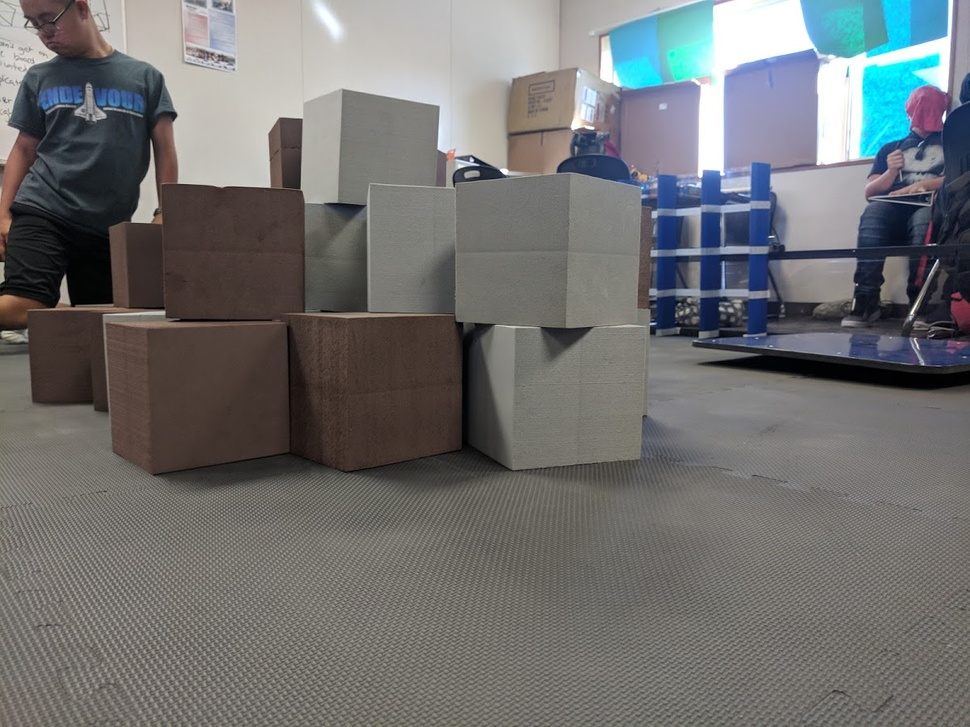
#> input picture images/IMG_20171024_151315.jpg, 970 x 727 px, shrunk from 1200 x 900 before the run, given in place of Box.mov, which was not available
$ python FineDetector.py   (older library calls are emulated)
#> lines starting #> are read from the running program, lines starting #| are printed output that depends on the picture; after the words box and inside, x2 and y2 are one past the last pixel; in counts of white or black regions, pixels touching at a corner belong together; pictures that were not available may be replaced by others from this repository, and a replacement may not be noted
#> further down, frame is the input picture: shape (727, 970, 3); mean B, G, R 112.5, 112.7, 112.1
import cv2
import numpy
import random
def random_color():
    rgbl=[255,0,0]
    random.shuffle(rgbl)
    return tuple(rgbl)
def proccessFrame(raw):
    height, width = raw.shape[:2]
#> height = 727; width = 970
    # Convert to HSV for color filtering
    hsv = cv2.cvtColor(raw, cv2.COLOR_BGR2HSV)
#> hsv: shape (727, 970, 3); mean H, S, V 43.1, 38.3, 120.5

    # Prepare a kernal ERODE/DIALTE
    kernel = numpy.ones((4, 4), numpy.uint8)

    # Erode, Dilate, and blur to clean the image up
    hsv = cv2.erode(hsv, kernel)
#> hsv: shape (727, 970, 3); mean H, S, V 37.4, 31.6, 107.9
    hsv = cv2.dilate(hsv, kernel)
#> hsv: shape (727, 970, 3); mean H, S, V 41.8, 35.9, 114.2
    hsv = cv2.blur(hsv, (6, 6))
#> hsv: shape (727, 970, 3); mean H, S, V 41.8, 36, 114.3

    # Set the HSV color rang to 100 out
    lower = numpy.array([167, 70, 100])  # Darker Blue Range
    upper = numpy.array([180, 255, 255])  # Lighter Blue Range

    # mask out all colors that fall outside the range above
    mask = cv2.inRange(hsv, lower, upper)
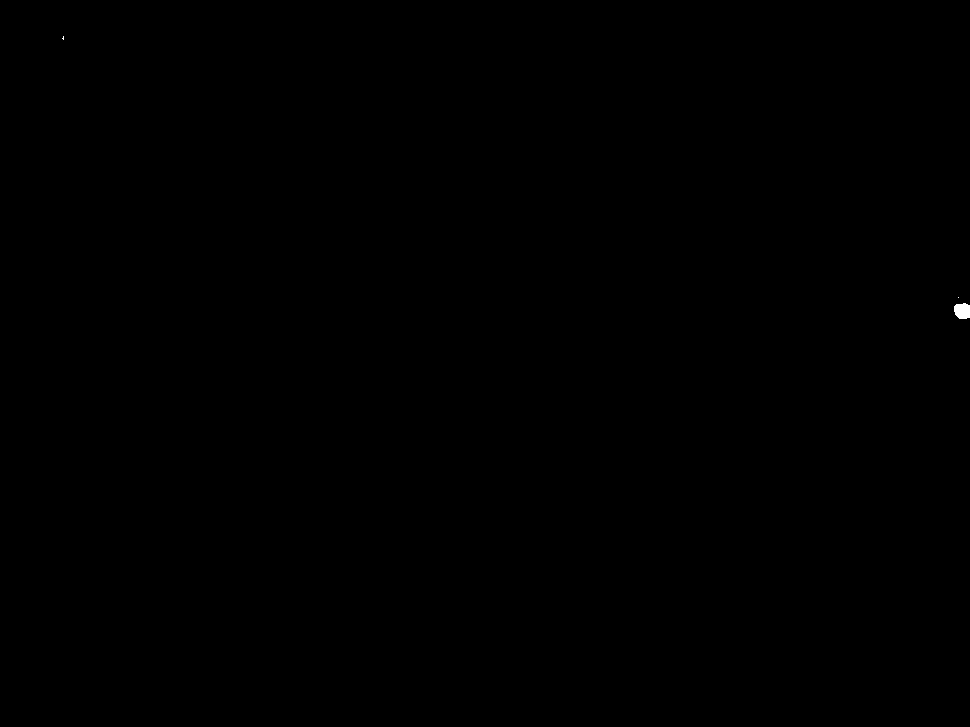
#> mask: shape (727, 970); 0.03% white; 3 white regions (2 under 20 px), largest, box (x1, y1, x2, y2) and area: (954, 303, 970, 319) 218

    # this is to join together the smaller blue segemnts of the
    # crypto box that are split up by the white tape.
    # In this case we are allowing the joing along the Y axis to be high.s

    structure = cv2.getStructuringElement(cv2.MORPH_RECT, (30, 200))
    mask = cv2.morphologyEx(mask, cv2.MORPH_CLOSE, structure)
#> mask: shape (727, 970); 0.05% white; 2 white regions

    im2, contours, hierarchy = cv2.findContours(mask, cv2.RETR_EXTERNAL, cv2.CHAIN_APPROX_SIMPLE)
#> contours = 2 contours; box (x1, y1, x2, y2) and area: (955, 298, 970, 320) 250, (63, 0, 65, 41) 40

    boxes = []  # We use this to store our boxes

    # Filter and generate bounding boxes that will later become our pillars.
    for c in contours:
        cnt = c

        if cv2.contourArea(cnt) > 1000:  # Filter by area
            rect = cv2.minAreaRect(cnt)
            ((x, y), (w, h), angle) = rect

            ratio = max(numpy.abs(h / w), numpy.abs(w / h))

            box = cv2.boxPoints(rect)  # cv2.boxPoints(rect) for OpenCV 3.x
            box = numpy.int0(box)
            cv2.putText(raw, "Height: " + str(round(h, 3)), (int(x) - 10, int(y) - 15), 0, 0.4, (0, 255, 255), 1)
            cv2.putText(raw, "Width: " + str(round(w, 3)), (int(x) - 10, int(y) - 30), 0, 0.4, (0, 255, 255), 1)
            cv2.putText(raw, "Ratio: " + str(round(ratio, 3)), (int(x) - 10, int(y) + 20), 0, 0.4, (0, 255, 255), 1)
            cv2.putText(raw, "Angel: " + str(round(angle, 3)), (int(x) - 10, int(y) + 35), 0, 0.4, (0, 255, 255), 1)
            cv2.putText(raw, "Area: " + str(round(cv2.contourArea(cnt), 3)), (int(x) - 10, int(y) + 50), 0, 0.4,
                        (0, 255, 255), 1)

            if ratio > 4:  # Check to see if the box is tall
                boxes.append((x, y, w, h))  # If all true add the box to array
                cv2.putText(raw, "Accepted!", (int(x) - 10, int(y) + -50), 0, 0.5, (0, 255, 0), 1)
                cv2.circle(raw, (int(x), int(y)), 5, (0, 255, 0), 3)
                cv2.drawContours(raw, [box], 0, (0, 255, 0), 2)
            else:
                cv2.putText(raw, "Rejected!", (int(x) - 10, int(y) + -50), 0, 0.5, (0, 0, 255), 1)
                cv2.circle(raw, (int(x), int(y)), 5, (0, 0, 255), 3)
                cv2.drawContours(raw, [box], 0, (0, 0, 255), 2)
#> this loop made 2 passes
#> cnt on pass 2: [[63, 0], [63, 39], [64, 40], [64, 0]]
#> after the loop, boxes = []

    # Sort the boxes by X-Axis coord. This allows us to address each pillar by an index.
    def getKey(item):
        return item[0]

    boxes = sorted(boxes, key=getKey)

    return raw


cap = cv2.VideoCapture('images/Box.mov')

while (True):
    # Capture frame-by-frame
    ret, frame = cap.read()

    output = proccessFrame(frame)
    # Display the resulting frame
    cv2.imshow('frame', output)
    if cv2.waitKey(1) & 0xFF == ord('q'):
#> (key q is pressed here)
        break

cap.release()
cv2.destroyAllWindows()

$ run again, on images/IMG_20171024_151319.jpg
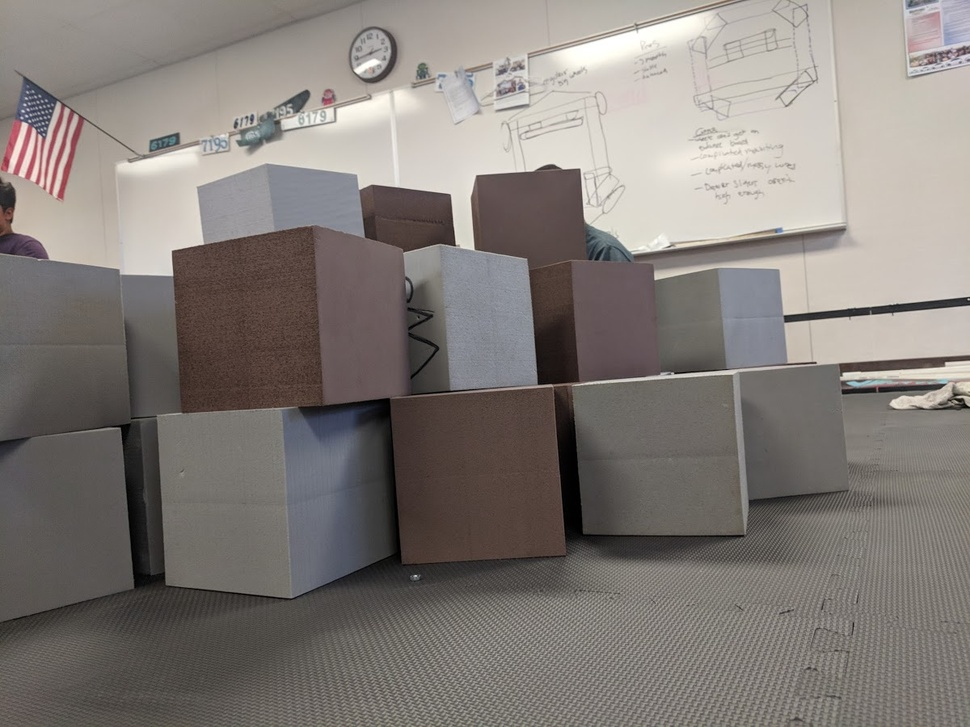
#> input picture images/IMG_20171024_151319.jpg, 970 x 727 px, shrunk from 1200 x 900 before the run, given in place of Box.mov, which was not available
#> frame is the input picture: shape (727, 970, 3); mean B, G, R 120.6, 124.9, 131.1
#> contours = 6 contours, 4 with area under 20; largest, box (x1, y1, x2, y2) and area: (0, 124, 34, 177) 1244, (327, 0, 333, 105) 314
#> the loop in proccessFrame, `for c in contours:` made 6 passes
#> (x, y, w, h, angle, ratio, box) on pass 4: (16.5, 150, 52, 33, -90, 1.58, [[33, 176], [0, 176], [0, 124], [33, 124]])
#> after the loop in proccessFrame, `for c in contours:`:
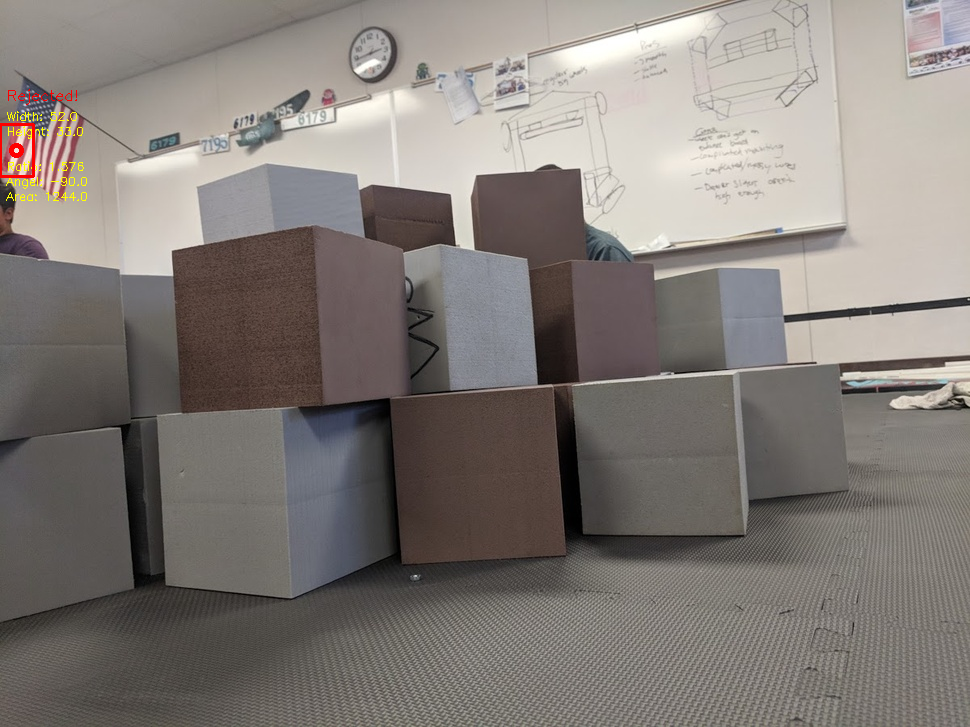
#> raw: shape (727, 970, 3); 0.23% of pixels changed, all inside (x1, y1, x2, y2) = (0, 89, 87, 201)
#> after the loop in proccessFrame, `for c in contours:`: boxes = []

$ run again, on images/IMG_20171025_113514.jpg
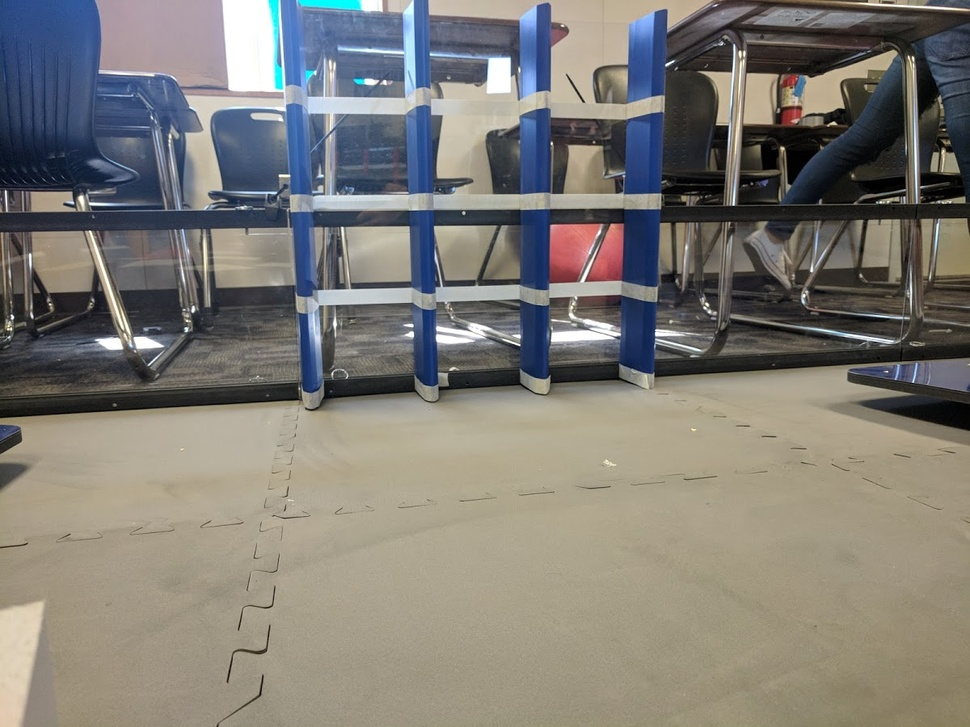
#> input picture images/IMG_20171025_113514.jpg, 970 x 727 px, shrunk from 1200 x 900 before the run, given in place of Box.mov, which was not available
#> frame is the input picture: shape (727, 970, 3); mean B, G, R 117.7, 124.1, 127.2
#> in proccessFrame, `mask = cv2.morphologyEx(mask, cv2.MORPH_CLOSE, structure)`:
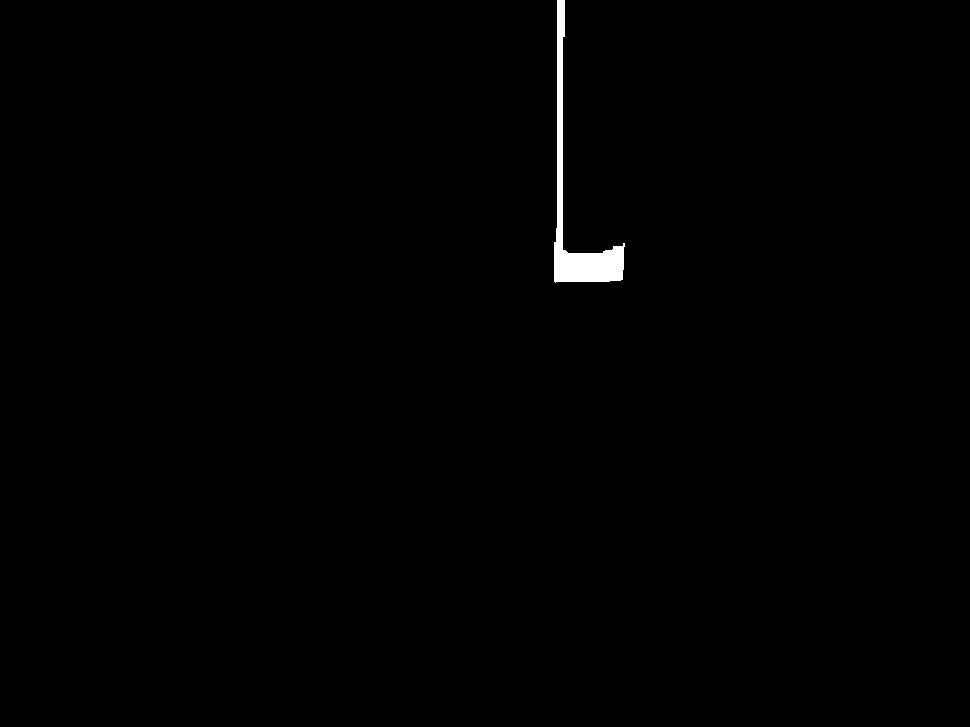
#> mask: shape (727, 970); 0.53% white; 1 white region
#> contours = 1 contour; box (x1, y1, x2, y2) and area: (554, 0, 625, 283) 3412
#> the loop in proccessFrame, `for c in contours:` made 1 pass
#> (x, y, w, h, angle, ratio, box) on pass 1: (589, 141, 282, 70, -90, 4.03, [[624, 282], [554, 282], [554, 0], [624, 0]])
#> after the loop in proccessFrame, `for c in contours:`:
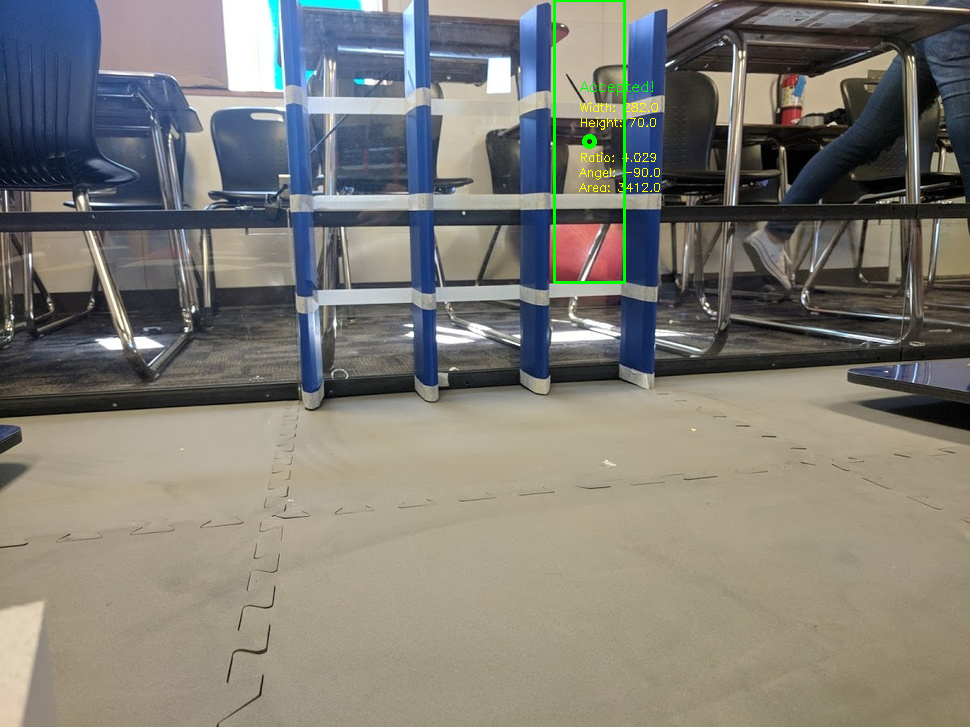
#> raw: shape (727, 970, 3); 0.46% of pixels changed, all inside (x1, y1, x2, y2) = (553, 0, 660, 284)
#> after the loop in proccessFrame, `for c in contours:`: boxes = [(589, 141, 282, 70)]
